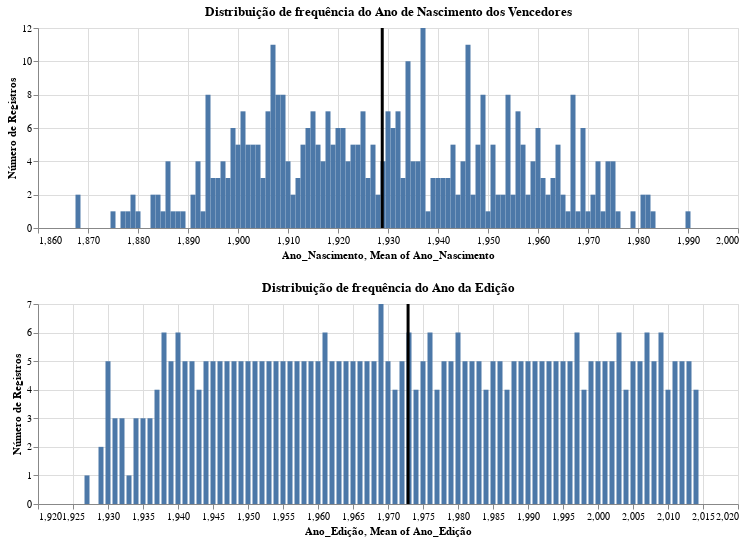

Here is the notebook cell this chart was saved with:
### Markdown cell above
Podemos analisar visualmente a distribuição de frequências das nossas duas variáveis quantitativas, além de sobrepor uma linha demarcando a média dos valores.

### Code cell
birth_dist = alt.Chart(oscar).mark_bar().encode(
    alt.X('Ano_Nascimento:Q'),
    alt.Y('count()', title='Número de Registros'),
    tooltip='Ano_Nascimento:Q'
).properties(
    width=700,
    height=200,
    title={
        'text': 'Distribuição de frequência do Ano de Nascimento dos Vencedores',
        'anchor': 'middle'
    }
)

mean_birth = alt.Chart(oscar).mark_rule().encode(
    x='mean(Ano_Nascimento)',
    size=alt.value(3)
)

edition_dist = alt.Chart(oscar).mark_bar().encode(
    alt.X('Ano_Edição:Q'),
    alt.Y('count()', title='Número de Registros'),
    tooltip='Ano_Edição:Q'
).properties(
    width=700,
    height=200,
    title={
        'text': 'Distribuição de frequência do Ano da Edição',
        'anchor': 'middle'
    }
)

mean_edition = alt.Chart(oscar).mark_rule().encode(
    x='mean(Ano_Edição)',
    size=alt.value(3)
) 

(birth_dist + mean_birth) & (edition_dist + mean_edition)

### Figure 1 — Vega-Lite specification as saved in the notebook (floating-point values rounded to 4 significant figures; data arrays with more than 128 entries replaced by an {"elided": "..."} marker saying what was removed)
{"config": {"view": {"continuousWidth": 300, "continuousHeight": 300}}, "vconcat": [{"layer": [{"mark": {"type": "bar"}, "encoding": {"tooltip": {"field": "Ano_Nascimento", "type": "quantitative"}, "x": {"field": "Ano_Nascimento", "type": "quantitative"}, "y": {"aggregate": "count", "title": "Número de Registros", "type": "quantitative"}}, "title": {"text": "Distribuição de frequência do Ano de Nascimento dos Vencedores", "anchor": "middle"}}, {"mark": {"type": "rule"}, "encoding": {"size": {"value": 3}, "x": {"aggregate": "mean", "field": "Ano_Nascimento", "type": "quantitative"}}}], "height": 200, "width": 700}, {"layer": [{"mark": {"type": "bar"}, "encoding": {"tooltip": {"field": "Ano_Edição", "type": "quantitative"}, "x": {"field": "Ano_Edição", "type": "quantitative"}, "y": {"aggregate": "count", "title": "Número de Registros", "type": "quantitative"}}, "title": {"text": "Distribuição de frequência do Ano da Edição", "anchor": "middle"}}, {"mark": {"type": "rule"}, "encoding": {"size": {"value": 3}, "x": {"aggregate": "mean", "field": "Ano_Edição", "type": "quantitative"}}}], "height": 200, "width": 700}], "data": {"name": "data-06d1c38db22666009ebb04f092631739"}, "$schema": "https://vega.github.io/schema/vega-lite/v5.20.1.json", "datasets": {"data-06d1c38db22666009ebb04f092631739": {"elided": "415 records"}}}
